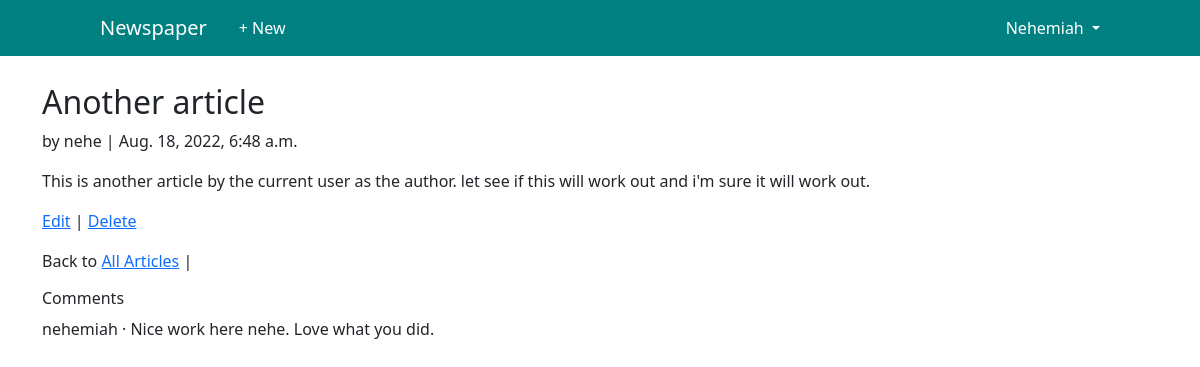
Page /articles/13/ (signed in) on the committed database.
### users/models.py (models this page shows)
class CustomUser(AbstractUser):
    age = models.PositiveIntegerField(null=True, blank=True)

### articles/models.py (models this page shows, shortened)
class Article(models.Model):
    title = models.CharField(max_length=255)
    body = models.TextField()
    date = models.DateTimeField(auto_now_add=True)
    author = models.ForeignKey(get_user_model(), on_delete=models.CASCADE,)

class Comment(models.Model):
    article = models.ForeignKey(
        Article,
        on_delete=models.CASCADE,
        related_name='comments',
    )
    comment = models.CharField(max_length=140)
    author = models.ForeignKey(
        get_user_model(),
        on_delete=models.CASCADE,
    )
    def __str__(self):
        return self.comment

### articles/views.py (the view)
# urls.py: path('<int:pk>/', ArticleDetailView.as_view(), name='article_detail'),
class ArticleDetailView(LoginRequiredMixin, DetailView):
    model = Article
    template_name = 'article_detail.html'
    login_url = 'login'

### users/templates/article_detail.html
{% extends 'base.html' %}
{% block content %}
<div class="article_entry">
    <h2>{{ object.title }}</h2>
    <p>by {{ object.author }} | {{ object.date }}</p>
    <p>{{ object.body }}</p>
</div>
<p>
    <a href="{% url 'article_edit' article.pk %}">Edit</a> |
    <a href="{% url 'article_delete' article.pk %}">Delete</a>
</p>
<p>
    Back to <a href="{% url 'article_list' %}">All Articles</a> |
</p>
<p><h6>Comments</h6>
    {% for comment in article.comments.all %}
    <p>
        <span class="font-weight-bold">{{ comment.author }} &middot;</span>
        {{ comment }}
    </p>
{% endfor %}
</p>
{% endblock content %}

### users/templates/base.html (shortened to what this page needs)
{% load static %}
<!DOCTYPE html>
<html>
<head>
  <link href="{% static 'style.css' %}" rel="stylesheet">
  <link href="https://cdn.jsdelivr.net/npm/bootstrap@5.1.3/dist/css/bootstrap.min.css" rel="stylesheet">
</head>
<body>
  <div class="container">
    <header class="p-3 mb-3 border-bottom">
      <div class="container-fluid">
        <nav class="navbar navbar-expand-md navbar-custom fixed-top d-flex flex-wrap align-items-center justify-content-center justify-content-lg-start">
          <a class="navbar-brand" href="{% url 'home' %}">Newspaper</a>
          <ul class="nav col-12 col-lg-auto me-lg-auto mb-2 justify-content-center
            mb-md-0">
          {% if user.is_authenticated %}
            <li><a href="{% url 'article_new' %}" class="nav-link">+ New</a></li>
          </ul>
          <div class="dropdown text-end">
            <a href="#" class="d-block dropdown-toggle"
              id="dropdownUser1" data-bs-toggle="dropdown" aria-expanded="false">
              {{ user.username }}
            </a>
          </div>
          {% else %}
          <div class="text-end">
            <a href="{% url 'login' %}" class="btn btn-primary">Log In</a>
            <a href="{% url 'signup' %}" class="btn btn-primary">Sign Up</a>
          </div>
          {% endif %}
        </nav>
      </div>
    </header>
    <main>
      {% block content %}
      {% endblock content %}
    </main>
  </div>
</body>
</html>

### static/style.css (style rules this page uses)
.navbar-custom { color:white; background-color:teal; }
.navbar-brand { margin-left: 100px; color:white; }
main { margin-top: 50px; }
li .nav-link { color:white; }
.d-block { color:white; margin-right: 100px; text-decoration: none; }
.text-end { float:right; }

### rows in the picture
CustomUser: username "Nehemiah"
Article: title "Another article", author "nehe", date "Aug. 18, 2022, 6:48 a.m.", body "This is another article by the current user as the author. let see if this will work out and i'm sure it will work out."
Comment: author "nehemiah", comment "Nice work here nehe. Love what you did."
